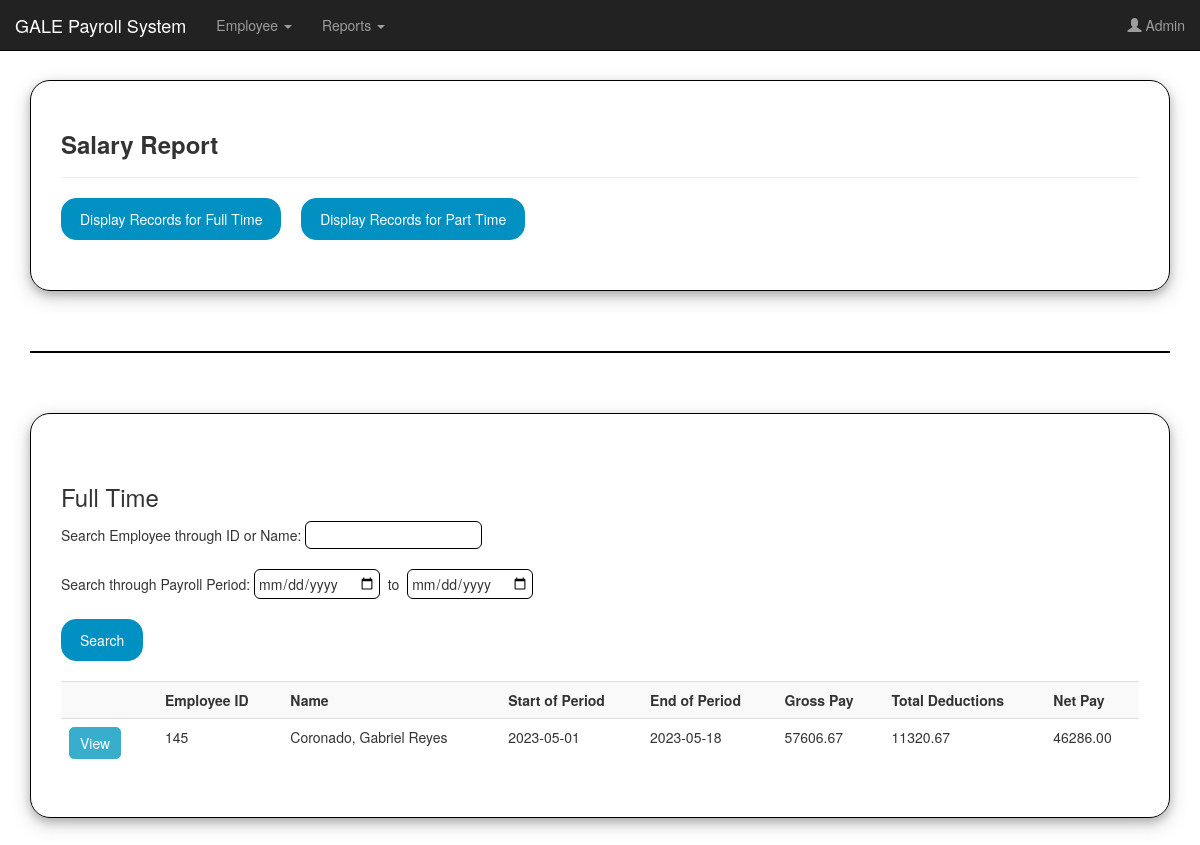
The app's page /salary/s_report.php (signed in) with its own data.
### tables this page shows
CREATE TABLE `payrolltb` (
  `id` int(11) NOT NULL,
  `fld_eid` int(11) NOT NULL,
  `fld_name` varchar(200) DEFAULT NULL,
  `fld_status` varchar(200) DEFAULT NULL,
  `fld_payrollstart` date DEFAULT NULL,
  `fld_payrollend` date DEFAULT NULL,
  `fld_noofpresent` int(11) DEFAULT NULL,
  `fld_noofabsent` int(11) DEFAULT NULL,
  `fld_nooflate` int(11) DEFAULT NULL,
  `fld_noofundertime` int(11) DEFAULT NULL,
  `fld_noofovertime` int(11) DEFAULT NULL,
  `fld_basicsalary` float(11,2) DEFAULT NULL,
  `fld_overtimepay` float(11,2) DEFAULT NULL,
  `fld_bonuspay` float(11,2) DEFAULT NULL,
  `fld_grosspay` float(11,2) DEFAULT NULL,
  `fld_sss` float(11,2) DEFAULT NULL,
  `fld_pagibig` float(11,2) DEFAULT NULL,
  `fld_philhealth` float(11,2) DEFAULT NULL,
  `fld_deductionabsent` float(11,2) DEFAULT NULL,
  `fld_deductionlate` float(11,2) DEFAULT NULL,
  `fld_deductionundertime` float(11,2) DEFAULT NULL,
  `fld_totaldeductions` float(11,2) DEFAULT NULL,
  `fld_netpay` float(11,2) DEFAULT NULL,
  `fld_totalhoursworked` float(11,2) DEFAULT NULL,
  `fld_hourlyrate` float(11,2) DEFAULT NULL,
  `fld_totalsalaryPT` float(11,2) DEFAULT NULL,
  `fld_holidaypay` float(11,2) DEFAULT NULL
);

### salary/displayfulltimesalary.php (the view, shortened to what this page needs)
<div>
    <br>
    <h3>Full Time</h3>
        <form action="s_report.php" method="get">
        Search Employee through ID or Name: <input type="text" name="slct_eid" ><br><br>
        Search through Payroll Period: <input type="date" name="slct_payrollstart"> &nbsp;to&nbsp; <input type="date" name="slct_payrollend" ><br><br>
        <input type="submit" value="Search" class="searchbtn"><br><br>
        </form>
    </div>
    <table class="table table-striped">
                <tr>
                    <th></th><th>Employee ID</th><th>Name</th><th>Start of Period</th><th>End of Period</th><th>Gross Pay</th><th>Total Deductions</th><th>Net Pay</th>
                </tr>
                <?php
                if(isset($_GET['slct_payrollend']) && empty($_GET['slct_eid'])){
                    $result = $conn->query("select * from payrolltb where (fld_payrollstart = '$_GET[slct_payrollstart]' AND fld_payrollend = '$_GET[slct_payrollend]') AND fld_status = 'Full Time'");
                    while($row = $result->fetch_assoc()){
                        echo "<tr>
                        <td><a href=printfulltimesalary.php?txt_id=$row[id]><input type=submit class=printbtn value=View></a></td>
                        <td>$row[fld_eid]</td>
                        <td>$row[fld_name]</td>
                        <td>$row[fld_payrollstart]</td>
                        <td>$row[fld_payrollend]</td>
                        <td>$row[fld_grosspay]</td>
                        <td>$row[fld_totaldeductions]</td>
                        <td>$row[fld_netpay]</td>
                        </tr>";
                    }
                }
                else{
                    $result = $conn->query("select * from payrolltb where fld_status = 'Full Time'");
                    while($row = $result->fetch_assoc()){
                        echo "<tr>
                        <td><a href=printfulltimesalary.php?txt_id=$row[id]><input type=submit class=printbtn value=View></a></td>
                        <td>$row[fld_eid]</td>
                        <td>$row[fld_name]</td>
                        <td>$row[fld_payrollstart]</td>
                        <td>$row[fld_payrollend]</td>
                        <td>$row[fld_grosspay]</td>
                        <td>$row[fld_totaldeductions]</td>
                        <td>$row[fld_netpay]</td>
                        </tr>";
                    }
                }
                ?>
            </table>

### salary/stylereportsalary.css (style rules this page uses)
.searchbtn { border: 1px solid #0090C1; background-color: #0090C1; color: white; border-radius: 15px; padding: 10px 18px; margin-right: 8px; }
.printbtn { border: 1px solid #38AECC; background-color: #38AECC; color: white; border-radius: 5px; padding: 5px 10px; margin-right: 8px; }
input { border: 1px solid black; border-radius: 6px; padding: 3px; }

### records on screen
payrolltb: fld_eid "145", fld_name "Coronado, Gabriel Reyes", fld_payrollstart "2023-05-01", fld_payrollend "2023-05-18", fld_grosspay "57606.67", fld_totaldeductions "11320.67", fld_netpay "46286.00"
